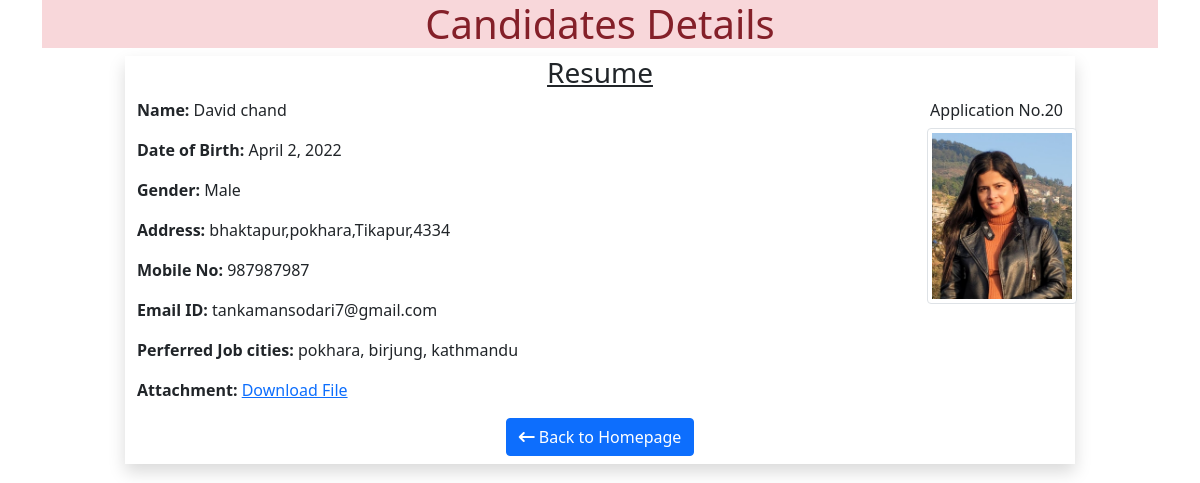
/20, run on the app's committed database.
### myapp/models.py (models this page shows)
class Resume(models.Model):
    name=models.CharField(max_length=50)
    dob=models.DateField(auto_now=False,auto_now_add=False)
    gender=models.CharField(max_length=50)
    locality=models.CharField(max_length=50)
    city=models.CharField(max_length=50)
    pin=models.PositiveIntegerField()
    state=models.CharField(choices=STATE_CHOICE, max_length=100)
    mobile=models.PositiveIntegerField()
    email=models.EmailField()
    job_city=models.CharField(max_length=50)
    profile_image=models.ImageField(upload_to='profileimg',blank=True)
    my_file=models.FileField(upload_to='doc',blank=True)

### myapp/views.py (the view)
# urls.py: path('<int:pk>',views.CandidateView.as_view(),name='candidate'),
class CandidateView(View):
    def get(self, request, pk):
        candidate=Resume.objects.get(pk=pk)
        return render(request, 'myapp/candidate.html',{'candidate':candidate})

### myapp/templatetags/myfilter.py (called while the page is built)
@register.filter(name='remove_special')
def remove_char(value, arg):
    for character in arg:
        value = value.replace(character, "")
    return value

### myapp/templates/myapp/candidate.html (shortened to what this page needs)
<!doctype html>
{% load static %}
{% load myfilter %}
<html lang="en">
  <head>
    <link href="https://cdn.jsdelivr.net/npm/bootstrap@5.1.3/dist/css/bootstrap.min.css" rel="stylesheet">
    <link rel="stylesheet" type="text/css" href={% static 'myapp/style.css' %}>
  </head>
  <body>
    <div class="container">
        <h1 class="alert-danger text-center">
        </h1>
        <div class="row">
            <div class="col-sm-10 shadow offset-sm-1">
                <h3 class="text-center"><u>Resume</u></h3>
                <p class='float-end'>Application No.{{candidate.id}}</p>
                <img src="{{candidate.profile_image.url}}" alt="" id="image1" class="img-fluid img-thumbnail" width="150" height="150">
                <p><b>Name:</b> {{candidate.name}}</p>
                <p><b>Date of Birth:</b> {{candidate.dob}}</p>
                <p><b>Gender:</b> {{candidate.gender}}</p>
                <p><b>Address:</b> {{candidate.locality}},{{candidate.city}},{{candidate.state}},{{candidate.pin}}</p>
                <p><b>Mobile No:</b> {{candidate.mobile}}</p>
                <p><b>Email ID:</b> {{candidate.email}}</p>
                <p><b>Perferred Job cities:</b> {{candidate.job_city|remove_special:"[]'"}}</p>
                <p><b>Attachment:</b> <a href="{{candidate.my_file.url}}">Download File</a> </p>
                <div class="text-center ">
                <a class="btn btn-primary mb-2" href="/" role="button"><i class="fa-solid fa-arrow-left-long"> </i> Back to Homepage</a>
                </div>
            </div>
        </div>
    </div>
  </body>
</html>

### myapp/static/myapp/style.css (style rules this page uses)
.img-fluid { margin-top:30px; display: flex; margin-left: 790px; position: absolute; }

### data on the page
Resume: id "20", profile_image (picture), name "David chand", dob "April 2, 2022", gender "Male", locality "bhaktapur", city "pokhara", state "Tikapur", pin "4334", mobile "987987987", email "tankamansodari7@gmail.com", job_city|remove_special "pokhara, birjung, kathmandu"
